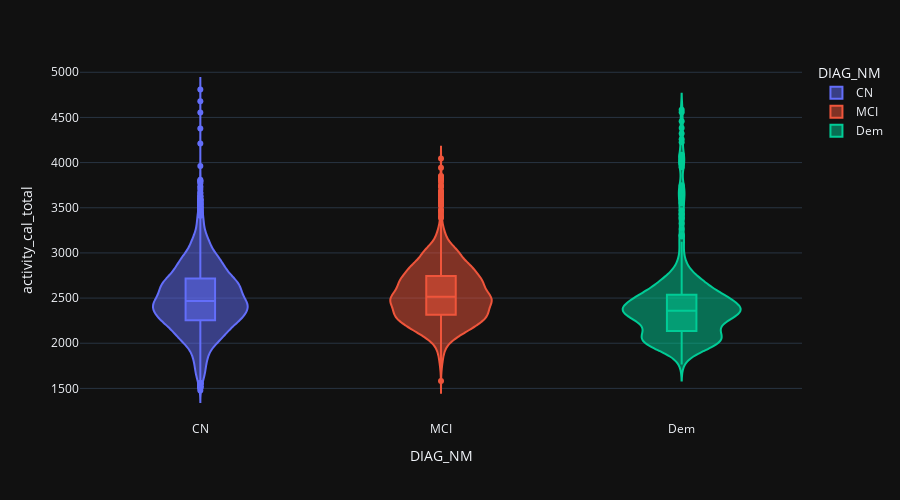

The notebook cell saved with this chart:
### Code cell
violin(raw, 'activity_cal_total')

kde(raw, 'activity_cal_total')

### Figure 1 — Plotly figure (JSON) as saved in the notebook; plotly's stock layout.template omitted (floating-point values rounded to 4 significant figures; data arrays with more than 128 entries replaced by an {"elided": "..."} marker saying what was removed)
{"data": [{"alignmentgroup": "True", "box": {"visible": true}, "hovertemplate": "DIAG_NM=%{x}<br>activity_cal_total=%{y}<extra></extra>", "legendgroup": "CN", "marker": {"color": "#636efa"}, "name": "CN", "offsetgroup": "CN", "orientation": "v", "scalegroup": "True", "showlegend": true, "type": "violin", "x": {"elided": "5781 str values"}, "x0": " ", "xaxis": "x", "y": {"elided": "5781 int values"}, "y0": " ", "yaxis": "y"}, {"alignmentgroup": "True", "box": {"visible": true}, "hovertemplate": "DIAG_NM=%{x}<br>activity_cal_total=%{y}<extra></extra>", "legendgroup": "MCI", "marker": {"color": "#EF553B"}, "name": "MCI", "offsetgroup": "MCI", "orientation": "v", "scalegroup": "True", "showlegend": true, "type": "violin", "x": {"elided": "3353 str values"}, "x0": " ", "xaxis": "x", "y": {"elided": "3353 int values"}, "y0": " ", "yaxis": "y"}, {"alignmentgroup": "True", "box": {"visible": true}, "hovertemplate": "DIAG_NM=%{x}<br>activity_cal_total=%{y}<extra></extra>", "legendgroup": "Dem", "marker": {"color": "#00cc96"}, "name": "Dem", "offsetgroup": "Dem", "orientation": "v", "scalegroup": "True", "showlegend": true, "type": "violin", "x": {"elided": "571 str values"}, "x0": " ", "xaxis": "x", "y": {"elided": "571 int values"}, "y0": " ", "yaxis": "y"}], "layout": {"autosize": false, "height": 500, "legend": {"title": {"text": "DIAG_NM"}, "tracegroupgap": 0}, "margin": {"t": 60}, "violinmode": "overlay", "width": 900, "xaxis": {"anchor": "y", "categoryarray": ["CN", "MCI", "Dem"], "categoryorder": "array", "domain": [0, 1], "title": {"text": "DIAG_NM"}}, "yaxis": {"anchor": "x", "domain": [0, 1], "title": {"text": "activity_cal_total"}}}}
